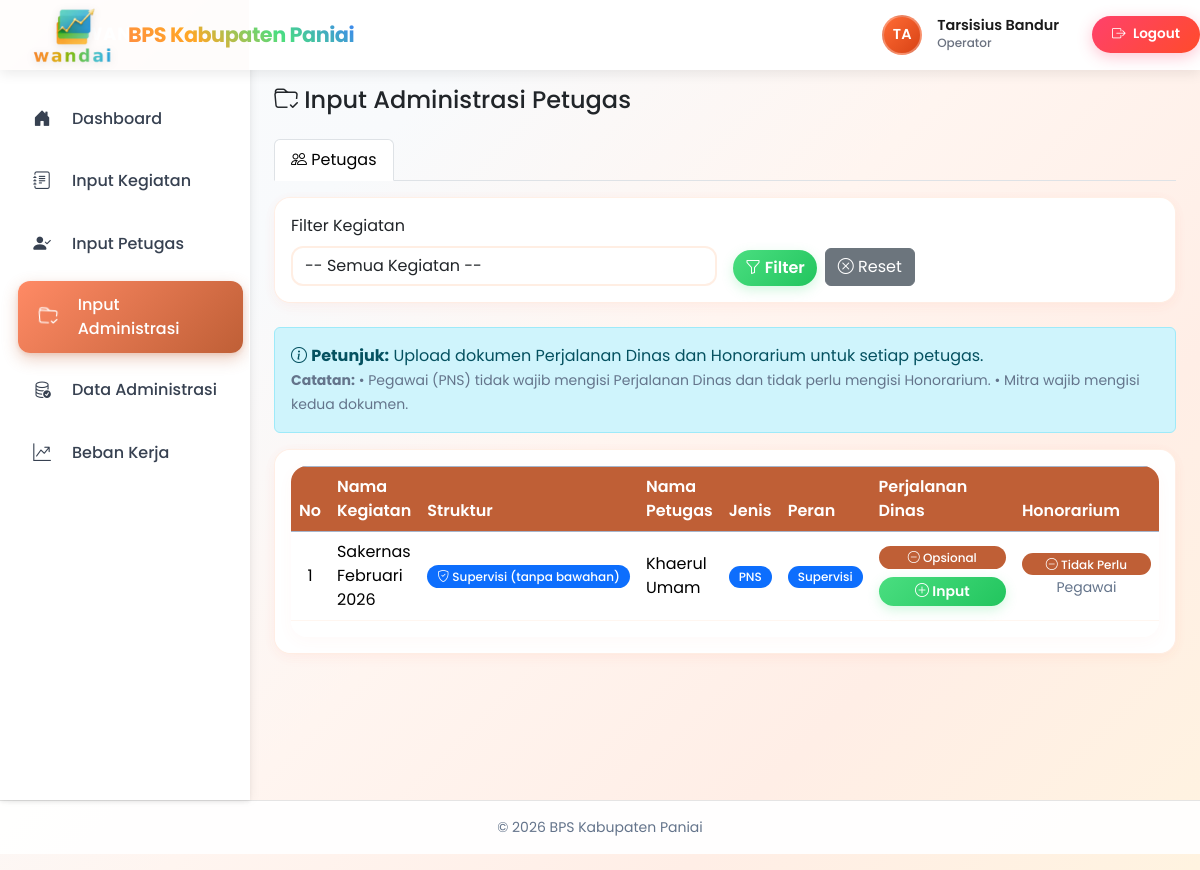
Page /index.php?controller=administrasi&action=form (signed in) on the committed database.
### tables this page shows
CREATE TABLE `kegiatan_petugas` (
  `id` int(11) NOT NULL,
  `kegiatan_detail_id` int(11) NOT NULL,
  `petugas_id` int(11) NOT NULL,
  `petugas_source` enum('users','mitra') NOT NULL DEFAULT 'users',
  `peran` enum('PML','PPL','Supervisi') NOT NULL DEFAULT 'PPL',
  `pml_id` int(11) DEFAULT NULL COMMENT 'ID PML yang membawahi PPL ini (jika peran=PPL)',
  `realisasi` decimal(10,2) DEFAULT 0.00 COMMENT 'Realisasi individual petugas',
  `non_respon` int(11) NOT NULL DEFAULT 0,
  `target` decimal(10,2) DEFAULT 0.00 COMMENT 'Target individual petugas',
  `keterangan` text DEFAULT NULL COMMENT 'Catatan/komentar dari kepala',
  `asal` varchar(100) DEFAULT '',
  `tujuan` varchar(100) DEFAULT '',
  `alat_angkutan` varchar(100) DEFAULT 'Kendaraan Umum',
  `no_bast` varchar(50) DEFAULT '',
  `no_spk` varchar(50) DEFAULT '',
  `no_surat_tugas` varchar(50) DEFAULT '',
  `no_sppd` varchar(100) DEFAULT '',
  `created_at` timestamp NULL DEFAULT current_timestamp(),
  `updated_at` timestamp NULL DEFAULT current_timestamp() ON UPDATE current_timestamp(),
  `tanggal_surat` date DEFAULT NULL,
  `periode_mulai` date DEFAULT NULL,
  `periode_selesai` date DEFAULT NULL,
  `periode_ke` tinyint(3) UNSIGNED DEFAULT NULL COMMENT 'Periode ke-N: NULL=Tahunan, 1-2=Semesteran, 1-4=Triwulanan, 1-12=Bulanan'
);

### controllers/AdministrasiController.php (called while the page is built, shortened)
<?php
class AdministrasiController
{
    private $administrasiModel;
    public function __construct()
    {
        require_once 'models/Administrasi.php';
        $this->administrasiModel = new Administrasi();
    }
    public function form()
    {
        $user = $_SESSION['user'];
        $kegiatan_id = $_GET['kegiatan_id'] ?? null;
        $assignments = $this->administrasiModel->getAssignmentsWithAdministrasi($user, $kegiatan_id);
        require 'views/administrasi/form.php';
    }
}

### index.php (called while the page is built, shortened)
<?php
$action     = $_GET['action'] ?? 'index';
$obj = new $className();
$obj->$action();

### models/Administrasi.php (called while the page is built, shortened)
<?php
class Administrasi
{
    private $db;
    public function __construct()
    {
        require 'config/database.php';
        $this->db = $pdo;
    }
    public function getAssignmentsWithAdministrasi($user, $kegiatan_id = null)
    {
        $team_id = $user['team_id'] ?? null;
        $params = [];
        if ($team_id) {
            $sql .= " AND kd.team_id = :team_id";
            $params['team_id'] = $team_id;
        }
        $sql .= " ORDER BY kd.nama_kegiatan,
                  CASE WHEN kp.peran = 'PML' THEN 1 ELSE 2 END,
                  kp.peran DESC";
        $stmt = $this->db->prepare($sql);
        $stmt->execute($params);
        return $stmt->fetchAll(PDO::FETCH_ASSOC);
    }
}

### views/administrasi/form.php (the view, shortened to what this page needs)
<?php
$roleId = $_SESSION['user']['role_id'] ?? 4;
$roleMap = [1 => 'admin', 2 => 'ppk', 3 => 'bendahara', 4 => 'operator', 5 => 'kepala', 6 => 'kasubbag'];
$role = $roleMap[$roleId] ?? 'operator';
$activeTab = $_GET['tab'] ?? ($role === 'operator' ? 'kegiatan' : 'petugas');
?>
<?php include __DIR__ . '/../layouts/header.php'; ?>
<div class="d-flex">
  <div class="sidebar">
    <?php include __DIR__ . '/../layouts/sidebar.php'; ?>
  </div>
  <div class="flex-grow-1">
    <div class="content-wrapper">
      <div class="d-flex justify-content-between align-items-center mb-4">
        <h4 class="mb-0">
          <i class="bi bi-folder-check"></i> Input Administrasi <?= $activeTab === 'kegiatan' ? 'Kegiatan' : 'Petugas' ?>
        </h4>
      </div>
      <ul class="nav nav-tabs mb-3">
        <li class="nav-item">
          <a class="nav-link <?= $activeTab === 'petugas' ? 'active' : '' ?>"
             href="index.php?controller=administrasi&action=form&tab=petugas<?= !empty($_GET['kegiatan_id']) ? '&kegiatan_id=' . (int)$_GET['kegiatan_id'] : '' ?>">
            <i class="bi bi-people"></i> Petugas
          </a>
        </li>
      </ul>
      <?php if ($activeTab === 'kegiatan'):
          include __DIR__ . '/form_kegiatan.php';
      else: ?>
      <div class="card shadow-sm mb-4">
        <div class="card-body">
          <form method="GET" action="" class="row g-3">
            <div class="col-md-6">
              <label class="form-label">Filter Kegiatan</label>
              <select name="kegiatan_id" class="form-select" onchange="this.form.submit()">
                <option value="">-- Semua Kegiatan --</option>
              </select>
            </div>
            <div class="col-md-6 d-flex align-items-end">
              <button type="submit" class="btn btn-primary me-2">
                <i class="bi bi-funnel"></i> Filter
              </button>
              <a href="index.php?controller=administrasi&action=form" class="btn btn-secondary">
                <i class="bi bi-x-circle"></i> Reset
              </a>
            </div>
          </form>
        </div>
      </div>
      <div class="alert alert-info">
        <i class="bi bi-info-circle"></i>
        <strong>Petunjuk:</strong>
        Upload dokumen Perjalanan Dinas dan Honorarium untuk setiap petugas.
        <br><small class="text-muted">
          <strong>Catatan:</strong>
          • Pegawai (PNS) tidak wajib mengisi Perjalanan Dinas dan tidak perlu mengisi Honorarium.
          • Mitra wajib mengisi kedua dokumen.
        </small>
      </div>
      <div class="card shadow-sm">
        <div class="card-body">
          <div class="table-responsive">
            <table class="table table-bordered table-hover align-middle">
              <thead class="table-primary">
                <tr>
                  <th width="30">No</th>
                  <th>Nama Kegiatan</th>
                  <th>Struktur</th>
                  <th>Nama Petugas</th>
                  <th>Jenis</th>
                  <th>Peran</th>
                  <th width="150">Perjalanan Dinas</th>
                  <th width="150">Honorarium</th>
                </tr>
              </thead>
              <tbody>
                <?php if (empty($assignments)): ?>
                  <tr>
                    <td colspan="8" class="text-center text-muted py-4">
                      <i class="bi bi-inbox" style="font-size: 3rem;"></i>
                      <p class="mt-2">Tidak ada data petugas. Silakan tambahkan petugas di menu Input Petugas.</p>
                    </td>
                  </tr>
                <?php else: ?>
                  <?php
                  $no = 1;
                  foreach ($assignments as $a):
                    $isPML = ($a['peran'] === 'PML');
                    $isSupervisi = ($a['peran'] === 'Supervisi');
                    $isPNS = ($a['petugas_jenis'] === 'PNS');
                    $isRejected = isset($a['verification_status']) && $a['verification_status'] === 'rejected_operator_tim';
                  ?>
                    <tr class="<?= $isPML ? 'table-warning' : ($isSupervisi ? 'table-info' : '') ?> <?= $isRejected ? 'table-danger' : '' ?>">
                      <td class="text-center"><?= $no++ ?></td>
                      <td><?= htmlspecialchars($a['nama_kegiatan']) ?></td>
                      <td>
                        <?php if ($isPML): ?>
                          <span class="badge bg-warning text-dark">
                            <i class="bi bi-person-badge"></i> PML (Pemeriksa)
                          </span>
                        <?php elseif ($isSupervisi): ?>
                          <span class="badge bg-primary">
                            <i class="bi bi-shield-check"></i> Supervisi (tanpa bawahan)
                          </span>
                        <?php endif; ?>
                      </td>
                      <td><?= htmlspecialchars($a['petugas_nama'] ?? '-') ?></td>
                      <td>
                        <span class="badge <?= $isPNS ? 'bg-primary' : 'bg-info' ?>">
                          <?= htmlspecialchars($a['petugas_jenis'] ?? '-') ?>
                        </span>
                      </td>
                      <td>
                        <span class="badge <?= $isPML ? 'bg-warning text-dark' : ($isSupervisi ? 'bg-primary' : 'bg-secondary') ?>">
                          <?= htmlspecialchars($a['peran']) ?>
                        </span>
                      </td>
                      <td class="text-center">
                        <?php if ($a['perjalanan_complete']): ?>
                          <span class="badge bg-success mb-2 d-block">
                            <i class="bi bi-check-circle"></i> Lengkap
                          </span>
                          <button type="button"
                                  class="btn btn-sm btn-warning w-100"
                                  data-bs-toggle="modal"
                                  data-bs-target="#modalPerjalananDinas"
                                  data-kegiatan-id="<?= $a['id'] ?>"
                                  data-petugas-nama="<?= htmlspecialchars($a['petugas_nama'] ?? '') ?>"
                                  data-nama-kegiatan="<?= htmlspecialchars($a['nama_kegiatan']) ?>"
                                  data-mode="edit">
                            <i class="bi bi-pencil"></i> Edit
                          </button>
                        <?php else: ?>
                          <?php if ($isPNS): ?>
                            <span class="badge bg-secondary mb-2 d-block">
                              <i class="bi bi-dash-circle"></i> Opsional
                            </span>
                          <?php endif; ?>
                          <button type="button"
                                  class="btn btn-sm btn-primary w-100"
                                  data-bs-toggle="modal"
                                  data-bs-target="#modalPerjalananDinas"
                                  data-kegiatan-id="<?= $a['id'] ?>"
                                  data-petugas-nama="<?= htmlspecialchars($a['petugas_nama'] ?? '') ?>"
                                  data-nama-kegiatan="<?= htmlspecialchars($a['nama_kegiatan']) ?>"
                                  data-mode="input">
                            <i class="bi bi-plus-circle"></i> Input
                          </button>
                        <?php endif; ?>
                      </td>
                      <td class="text-center">
                        <?php if ($isPNS): ?>
                          <span class="badge bg-secondary d-block">
                            <i class="bi bi-dash-circle"></i> Tidak Perlu
                          </span>
                          <small class="text-muted">Pegawai</small>
                        <?php endif; ?>
                      </td>
                    </tr>
                  <?php endforeach; ?>
                <?php endif; ?>
              </tbody>
            </table>
          </div>
        </div>
      </div>
      <?php endif;  ?>
    </div>
  </div>
</div>
<?php include __DIR__ . '/../layouts/footer.php'; ?>

### views/layouts/header.php (style rules this page uses)
:root { --bs-body-font-family: 'Poppins', sans-serif; --bs-font-sans-serif: 'Poppins', sans-serif; --primary-color: #F3C623; --bg-soft: #FEF3E2; --accent-1: #FFB22C; --accent-2: #FA812F; --sidebar-width: 250px; --header-height: 70px; --dark-primary: #1a1a1a; --dark-secondary: #2d3748; --orange-gradient: linear-gradient(135deg, #ff6b35 0%, #d84315 100%); --terracotta-gradient: linear-gradient(135deg, #ff8a65 0%, #bf5f36 100%); --primary-gradient: linear-gradient(135deg, #ff6b35 0%, #ff8c42 25%, #ffa726 50%, #ff7043 75%, #d84315 100%); --secondary-gradient: linear-gradient(135deg, #ff8a65 0%, #bf5f36 100%); --tertiary-gradient: linear-gradient(135deg, #ffcc80 0%, #ff8c42 100%); --success-gradient: linear-gradient(135deg, #4ade80 0%, #22c55e 100%); --warning-gradient: linear-gradient(135deg, #fbbf24 0%, #f59e0b 100%); --danger-gradient: linear-gradient(135deg, #f87171 0%, #ef4444 100%); --glass-bg: rgba(255, 255, 255, 0.25); --glass-border: rgba(255, 255, 255, 0.18); --glass-white: rgba(255, 255, 255, 0.95); --glass-orange: rgba(255, 140, 66, 0.1); --soft-orange: #fff3e0; --light-orange: #ffcc80; --orange-500: #ff7043; --orange-600: #ff5722; }
* { will-change: auto; box-sizing: border-box; }
body { background: linear-gradient(135deg, #fafbfc 0%, #f8fafc 25%, #fff5f0 50%, #ffeee6 75%, #fff3e0 100%); font-family: var(--bs-body-font-family); min-height: 100vh; margin: 0; padding: 0; }
.sidebar { background: rgba(255, 255, 255, 0.98); border-right: 1px solid rgba(255, 255, 255, 0.2); width: var(--sidebar-width); height: 100vh; position: fixed; top: 0; left: 0; box-shadow: 2px 0 10px rgba(0, 0, 0, 0.05); z-index: 999; padding-top: var(--header-height); }
.content-wrapper { margin-left: var(--sidebar-width); padding: 1.5rem; min-height: calc(100vh - var(--header-height)); padding-top: 1rem; }
.card, .filter-card, .filter-section { background: var(--glass-white) !important; border: 1px solid rgba(255, 140, 66, 0.12) !important; border-radius: 16px !important; box-shadow: 0 2px 12px rgba(255, 112, 67, 0.04) !important; }
.btn-primary, .btn[style*="background-color: #28a745"], .btn-success, button.btn.btn-success, a.btn.btn-success { background: var(--success-gradient) !important; border: none !important; color: white !important; border-radius: 25px !important; font-weight: 600 !important; transition: all 0.2s ease !important; box-shadow: 0 4px 12px rgba(74, 222, 128, 0.25) !important; }
.form-control, .form-select { border: 2px solid rgba(255, 140, 66, 0.15) !important; border-radius: 12px !important; background: var(--glass-white) !important; transition: all 0.2s ease !important; }
input[type="date"], select.form-control, select.form-select { border: 2px solid rgba(255, 140, 66, 0.15) !important; border-radius: 12px !important; background: var(--glass-white) !important; }
.table-responsive, .card-body { background: var(--glass-white) !important; border-radius: 16px !important; overflow: hidden !important; box-shadow: 0 4px 16px rgba(255, 112, 67, 0.04) !important; }
.table thead th, .bg-secondary, .bg-dark { background: #bf5f36 !important; color: white !important; font-weight: 600 !important; border: none !important; }
.table tbody td { background: var(--glass-white) !important; border-bottom: 1px solid rgba(255, 140, 66, 0.08) !important; border-left: none !important; border-right: none !important; }
.badge { border-radius: 16px !important; font-weight: 500 !important; padding: 5px 10px !important; }
.text-muted { color: #64748b !important; }
.dataTables_wrapper, .dataTables_wrapper .dataTables_filter input, .dataTables_wrapper .dataTables_length select, .dataTables_wrapper .dataTables_info, .dataTables_wrapper .dataTables_paginate, table, .table, .badge, .btn, .form-control, .form-select { font-family: 'Poppins', sans-serif !important; }
select option { background: white !important; color: #2d3748 !important; }
.btn, .form-control, .form-select, .page-link { transition: all 0.2s cubic-bezier(0.4, 0, 0.2, 1) !important; }

### rows in the picture
kegiatan_petugas: nama_kegiatan "Sakernas Februari 2026", shows "Supervisi (tanpa bawahan)", petugas_nama "Khaerul Umam", petugas_jenis "PNS", peran "Supervisi"

### other values in the picture
substr($name, 0, 2) "TA"
$name "Tarsisius Bandur"
$role "Operator"
